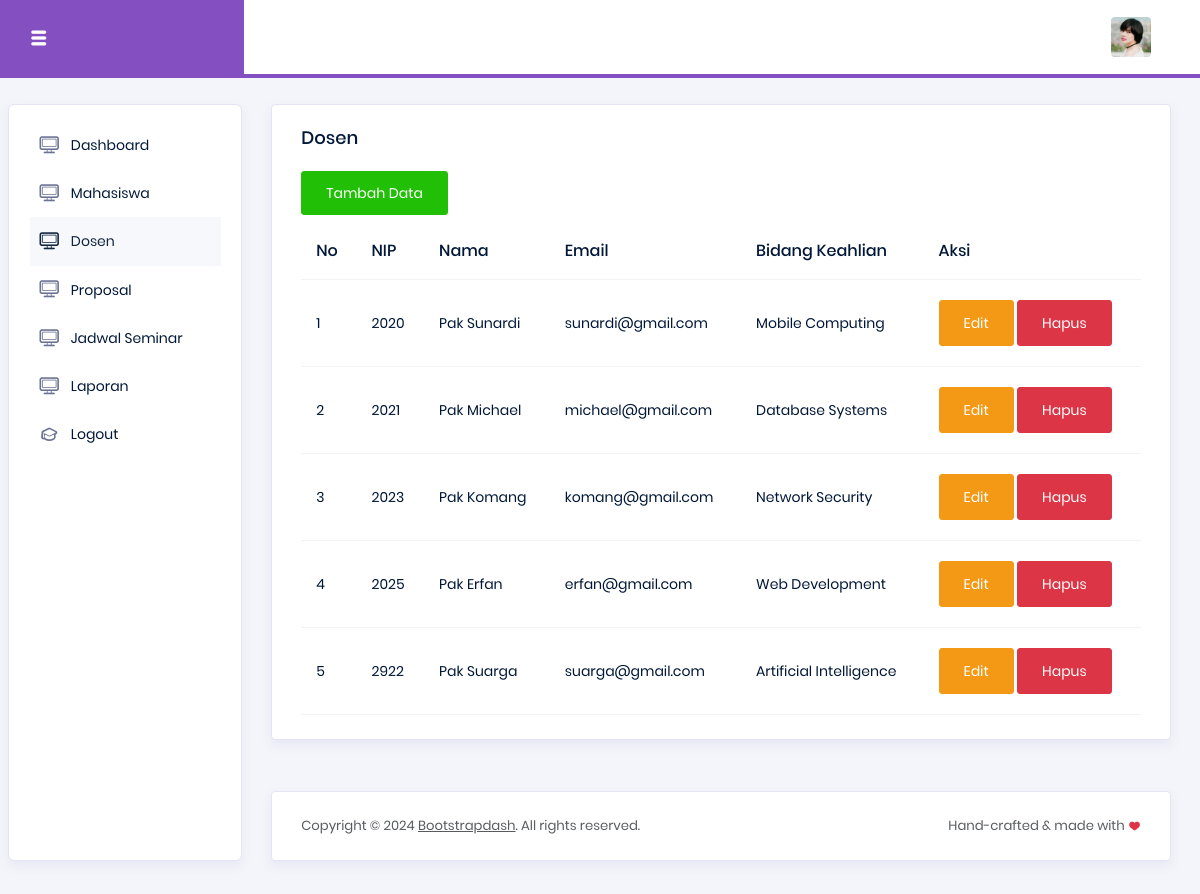
The page /admin/dosen.php (signed in) on the database its author committed.
### tables this page shows
CREATE TABLE `dosen` (
  `nip` varchar(20) NOT NULL,
  `nama` varchar(100) NOT NULL,
  `email` varchar(100) NOT NULL,
  `bidang_keahlian` text DEFAULT NULL,
  `password` varchar(255) NOT NULL
);

### admin/dosen.php (the view, shortened to what this page needs)
<?php
include '../koneksi.php';
?>
<!DOCTYPE html>
<html lang="en">
<head>
  <link rel="stylesheet" href="../assets/vendors/typicons/typicons.css">
  <link rel="stylesheet" href="../assets/vendors/css/vendor.bundle.base.css">
  <link rel="stylesheet" href="../assets/css/style.css">
</head>
<body>
  <div class="container-scroller">
    <nav class="navbar col-lg-12 col-12 p-0 fixed-top d-flex flex-row">
      <div class="navbar-brand-wrapper d-flex justify-content-center">
        <div class="navbar-brand-inner-wrapper d-flex justify-content-between align-items-center w-100">
          <button class="navbar-toggler navbar-toggler align-self-center" type="button" data-toggle="minimize">
            <span class="typcn typcn-th-menu"></span>
          </button>
        </div>
      </div>
      <div class="navbar-menu-wrapper d-flex align-items-center justify-content-end">
        <ul class="navbar-nav me-lg-2">
          <li class="nav-item nav-profile dropdown">
            <a class="nav-link" href="#" data-bs-toggle="dropdown" id="profileDropdown">
              <img src="../assets/images/faces/face5.jpg" alt="profile"/>
            </a>
          </li>
        </ul>
      </div>
    </nav>
    <div class="container-fluid page-body-wrapper">
      <nav class="sidebar sidebar-offcanvas" id="sidebar">
        <ul class="nav">
          <li class="nav-item">
            <a class="nav-link" href="index.php">
              <i class="typcn typcn-device-desktop menu-icon"></i>
              <span class="menu-title">Dashboard</span>
            </a>
          </li>
          <li class="nav-item">
            <a class="nav-link" href="mahasiswa.php">
              <i class="typcn typcn-device-desktop menu-icon"></i>
              <span class="menu-title">Mahasiswa</span>
            </a>
          </li>
          <li class="nav-item">
            <a class="nav-link" href="dosen.php">
              <i class="typcn typcn-device-desktop menu-icon"></i>
              <span class="menu-title">Dosen</span>
            </a>
          </li>
          <li class="nav-item">
            <a class="nav-link" href="proposal.php">
              <i class="typcn typcn-device-desktop menu-icon"></i>
              <span class="menu-title">Proposal</span>
            </a>
          </li>
          <li class="nav-item">
            <a class="nav-link" href="jadwal.php">
              <i class="typcn typcn-device-desktop menu-icon"></i>
              <span class="menu-title">Jadwal Seminar</span>
            </a>
          </li>
          <li class="nav-item">
            <a class="nav-link" href="laporan.php">
              <i class="typcn typcn-device-desktop menu-icon"></i>
              <span class="menu-title">Laporan</span>
            </a>
          </li>
          <li class="nav-item">
            <a class="nav-link" href="logout.php">
              <i class="typcn typcn-mortar-board menu-icon"></i>
              <span class="menu-title">Logout</span>
            </a>
          </li>
        </ul>
      </nav>
      <div class="main-panel">
        <div class="content-wrapper">
            <div class="row">
            <div class="col-lg-12 grid-margin stretch-card">
                <div class="card">
                <div class="card-body">
                    <h4 class="card-title">Dosen</h4>
                    <a class="btn btn-success mb-2" href="tambahdosen.php">Tambah Data</a>
                    <div class="table-responsive">
                    <table class="table">
                        <thead>
                        <tr>
                            <th>No</th>
                            <th>NIP</th>
                            <th>Nama</th>
                            <th>Email</th>
                            <th>Bidang Keahlian</th>
                            <th>Aksi</th>
                        </tr>
                        </thead>
                        <tbody>
                        <?php
                            $no = 1;
                            $tampil = mysqli_query($koneksi, "SELECT * FROM dosen ORDER BY nip ASC");
                            while($data = mysqli_fetch_array($tampil)):
                        ?>
                        <tr>
                            <td><?= $no++ ?></td>
                            <td><?= $data['nip'] ?></td>
                            <td><?= $data['nama'] ?></td>
                            <td><?= $data['email'] ?></td>
                            <td><?= $data['bidang_keahlian'] ?></td>
                            <td>
                            <a class="btn btn-warning" href="editdosen.php?hal=edit&nip=<?= $data['nip'] ?>">
                                <i class="fas fa-edit"></i> Edit
                            </a>
                            <a class="btn btn-danger" href="dosen.php?hal=hapus&nip=<?= $data['nip'] ?>"
                                onclick="return confirm('Apakah Anda yakin ingin menghapus data dosen ini?')">
                                <i class="fas fa-trash"></i> Hapus
                            </a>
                            </td>
                        </tr>
                        <?php
                            endwhile;
                        ?>
                        </tbody>
                    </table>
                    </div>
                </div>
                </div>
            </div>
            </div>
        </div>
        <footer class="footer">
            <div class="card">
            <div class="card-body">
                <div class="d-sm-flex justify-content-center justify-content-sm-between">
                <span class="text-muted text-center text-sm-left d-block d-sm-inline-block">Copyright © 2024 <a href="https://www.bootstrapdash.com/" class="text-muted" target="_blank">Bootstrapdash</a>. All rights reserved.</span>
                <span class="float-none float-sm-right d-block mt-1 mt-sm-0 text-center text-muted">Hand-crafted & made with <i class="typcn typcn-heart-full-outline text-danger"></i></span>
                </div>
            </div>
            </div>
        </footer>
      </div>
    </div>
  </div>
</body>
</html>

### rows shown on the page
dosen: nip "2020", nama "Pak Sunardi", email "sunardi@gmail.com", bidang_keahlian "Mobile Computing"
dosen: nip "2021", nama "Pak Michael", email "michael@gmail.com", bidang_keahlian "Database Systems"
dosen: nip "2023", nama "Pak Komang", email "komang@gmail.com", bidang_keahlian "Network Security"
dosen: nip "2025", nama "Pak Erfan", email "erfan@gmail.com", bidang_keahlian "Web Development"
dosen: nip "2922", nama "Pak Suarga", email "suarga@gmail.com", bidang_keahlian "Artificial Intelligence"
